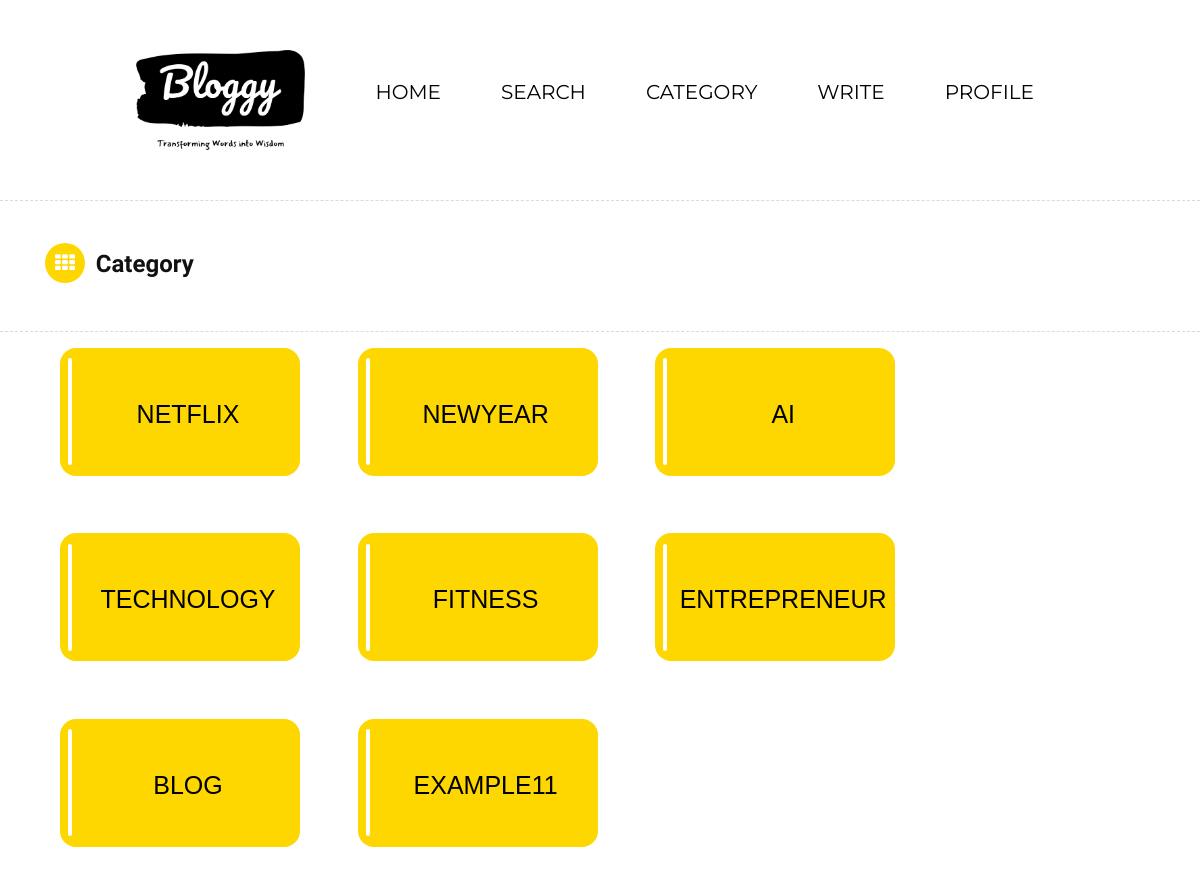
/Categories (signed in), run on the app's committed database.
### Base/models.py (models this page shows, shortened)
class Category(models.Model):
    category=models.CharField(max_length=100,null=True,blank=True)
    slug=models.SlugField(null=True,blank=True)
    def __str__(self):
        return self.category

### Base/views.py (the view)
# urls.py: path('Categories',views.blogcategory,name="category"),
@login_required(login_url=login_user)
def blogcategory(request):
    cat=Category.objects.all()
    context={
        'category':cat,
    }
    return render(request,"category.html",context)

### template/category.html (shortened to what this page needs)
{% extends 'base.html' %}
{% block content %}
<div class="page-title wb">
    <div class="container">
        <div class="row">
            <div class="col-lg-8 col-md-8 col-sm-12 col-xs-12">
                <h2><i class="fa fa-th bg-favicon"></i> Category </h2>
            </div>
        </div>
    </div>
</div>
<div class="categorybody">
    {% for i in category %}
    <a href="{% url 'cat-blogs' i.slug %}"><div class="notification">
        <div class="notititle">{{i|upper}}</div>
    </div></a>
    {% endfor %}
</div>
{% endblock %}

### static/css/style.css (style rules this page uses)
body { font-size: 15px; line-height: 26px; background-color: white; }
h1, h2, h3, h4, h5, body, p, .topbar-section, .navbar-inverse .navbar-nav .nav-link, .header .dropdown-menu, .navbar-nav .nav-link { font-family: 'Roboto', serif; }
h1, h2, h3, h4, h5, h6 { font-weight: 700; line-height: 1.4; color: #111111; }
h2 { font-size: 27px; line-height: 38px; margin-bottom: 20px }
a { color: black; }
body, p { color: #5e5e5e; }
a { text-decoration: none !important; }
.page-title { padding: 3rem 0; background-color: #edeff2; }
.page-title i { border-radius: 40px; display: inline-block; font-size: 20px; height: 40px; line-height: 40px; margin-right: 0.3rem; margin-top: -0.4rem; text-align: center; vertical-align: middle; width: 40px; }
.page-title h2 { font-size: 24px; line-height: 1; padding: 0; margin: 0; black; }
.wb { background-color: white; border-top: 1px dashed #dadada; border-bottom: 1px dashed #dadada; }

### static/css/garden.css (style rules this page uses)
h1, h2, h3, h4, h5, body, p, .topbar-section, .navbar-inverse .navbar-nav .nav-link, .header .dropdown-menu, .navbar-nav .nav-link { font-family: 'Droid Sans', serif; }
.small-title, .page-title .bg-favicon, .masonry-box:hover .blog-meta span.bg-favicon, .color-green a, .navbar-toggler, .masonry-box:hover .blog-meta span.bg-aqua, .blog-meta span.bg-aqua, .search-form .btn:hover, .search-form .btn:focus, .search-form .btn, .btn, .btn:hover, .dropdown-item:hover, .dropdown-item:focus, .btn:focus, .dmtop, .page-link, .topbar-section { color:#ffffff ; background-color: #FFD700 ; border-color: #FFD700 ; }

### static/css/mystyles.css (style rules this page uses)
.categorybody { width:90%; margin-top: 1rem; margin-left: 5%; background-color: white ; display: flex; flex-wrap: wrap; gap: 3.6rem; margin-bottom: 8rem; }
.notification { display: flex; justify-content:center; align-items:center; isolation: isolate; position: relative; width: 15rem; height: 8rem; background: #FFD700; border-radius: 1rem; overflow: hidden; font-family: 'Gill Sans', 'Gill Sans MT', Calibri, 'Trebuchet MS', sans-serif; font-size: 16px; --gradient: linear-gradient(to bottom, #FFF, #FFF, #FFF); --color: #32a6ff }
.notification:before { position: absolute; content: ""; inset: 0.0625rem; border-radius: 0.9375rem; background: #FFD700; z-index: 2 }
.notification:after { position: absolute; content: ""; width: 0.25rem; inset: 0.65rem auto 0.65rem 0.5rem; border-radius: 0.125rem; background: var(--gradient); transition: transform 300ms ease; z-index: 4; }
.notititle { color: var(--color); padding: 0.65rem 0.25rem 0.4rem 1.25rem; font-weight: 500; font-size: 25px; transition: transform 300ms ease; z-index: 5; color: black; }

### data on the page
Category: category "NETFLIX"
Category: category "NEWYEAR"
Category: category "AI"
Category: category "TECHNOLOGY"
Category: category "FITNESS"
Category: category "ENTREPRENEUR"
Category: category "BLOG"
Category: category "EXAMPLE11"
